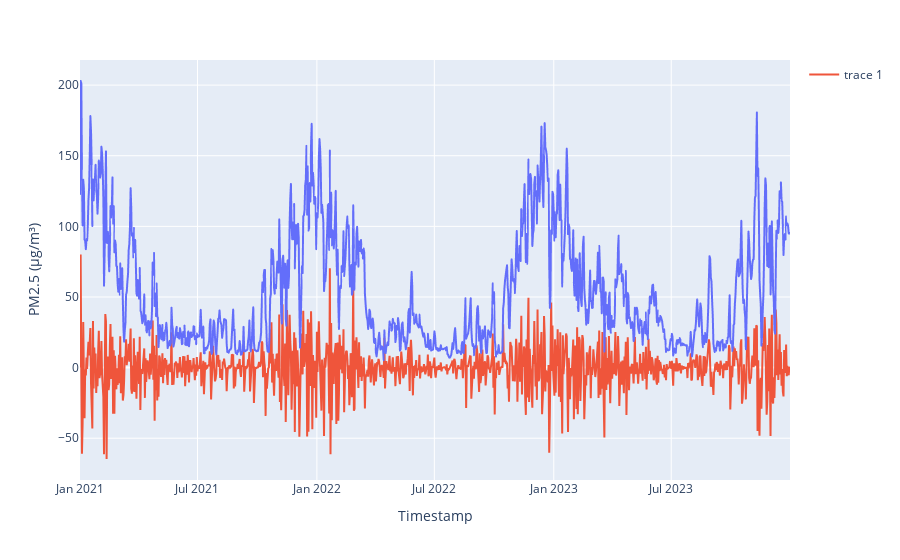

Notebook code for this chart:
### Code cell
import plotly.express as px
df["diff"] = df['PM2.5 (µg/m³)'].diff()
df['diff'].iloc[0] = 0
fig = px.line(df,x="Timestamp",y="PM2.5 (µg/m³)")
fig.add_scatter(x=df["Timestamp"],y=df["diff"])

### Figure 1 — Plotly figure (JSON) as saved in the notebook; plotly's stock layout.template omitted (floating-point values rounded to 4 significant figures; data arrays with more than 128 entries replaced by an {"elided": "..."} marker saying what was removed)
{"data": [{"hovertemplate": "Timestamp=%{x}<br>PM2.5 (µg/m³)=%{y}<extra></extra>", "legendgroup": "", "line": {"color": "#636efa", "dash": "solid"}, "marker": {"symbol": "circle"}, "mode": "lines", "name": "", "showlegend": false, "type": "scattergl", "x": {"elided": "1095 str values"}, "xaxis": "x", "y": {"elided": "1095 float values"}, "yaxis": "y"}, {"type": "scatter", "x": {"elided": "1095 str values"}, "y": {"elided": "1095 float values"}}], "layout": {"autosize": true, "legend": {"tracegroupgap": 0}, "margin": {"t": 60}, "xaxis": {"anchor": "y", "autorange": true, "domain": [0, 1], "range": ["2021-01-01", "2023-12-31"], "title": {"text": "Timestamp"}, "type": "date"}, "yaxis": {"anchor": "x", "autorange": true, "domain": [0, 1], "range": [-79.58, 217.8], "title": {"text": "PM2.5 (µg/m³)"}, "type": "linear"}}}
